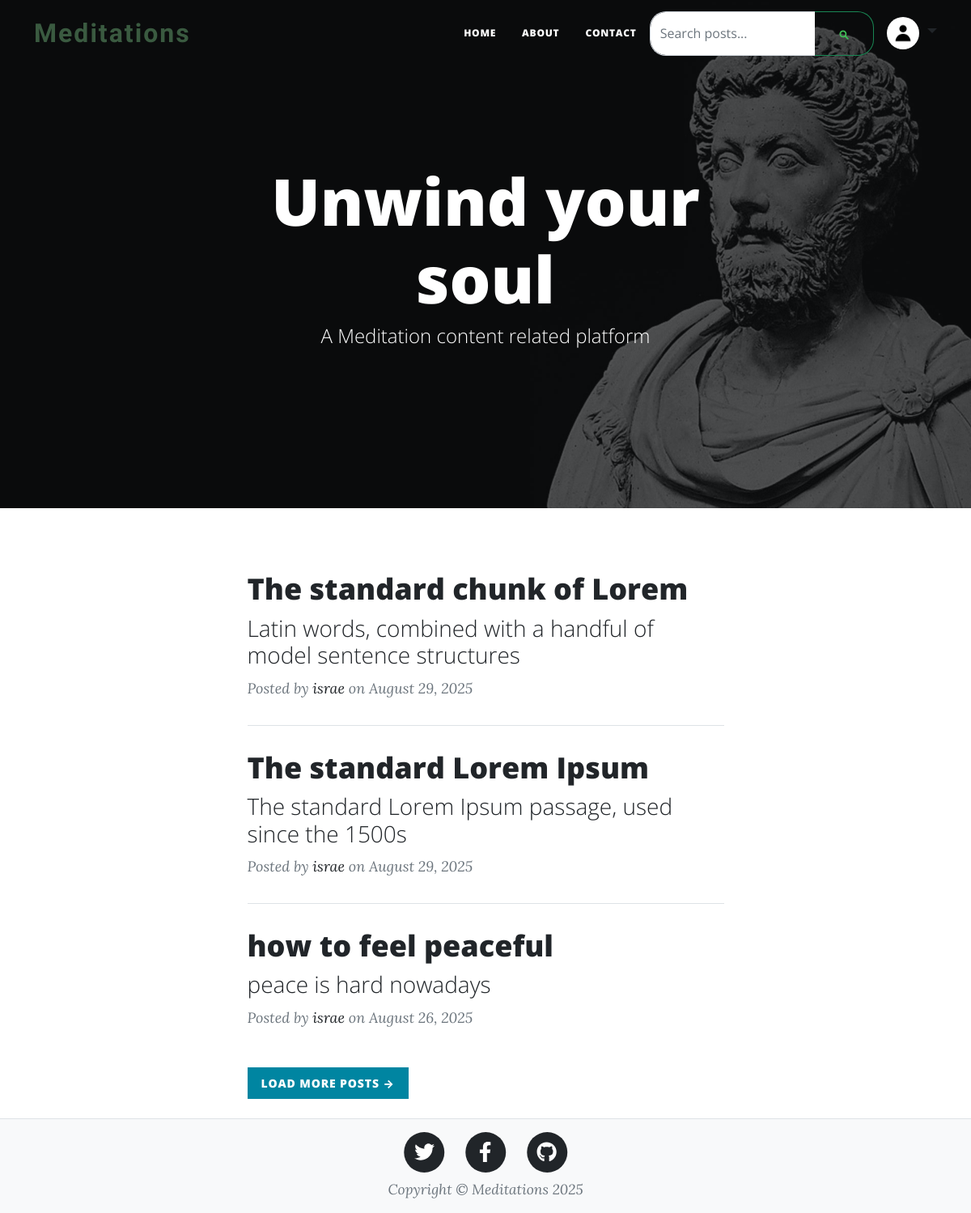
The app's page / (signed in) with its own data.
### server.py (models this page shows, shortened)
class User(UserMixin, db.Model):
    id: Mapped[int] = mapped_column(Integer, primary_key=True)
    email: Mapped[str] = mapped_column(String(100), unique=True)
    password: Mapped[str] = mapped_column(String(100))
    name: Mapped[str] = mapped_column(String(1000))
    role: Mapped[str] = mapped_column(String(20), default='regular', nullable=False)
    date_joined: Mapped[str] = mapped_column(String(100), default=None, nullable=True)
    profile_picture: Mapped[str] = mapped_column(String(100), default='default_profile.jpg', nullable=True)
    posts: Mapped[list['BlogPost']] = relationship(back_populates='author')
    comments: Mapped[list['Comment']] = relationship(back_populates='author')

class BlogPost(db.Model):
    id: Mapped[int] = mapped_column(Integer, primary_key=True)
    title: Mapped[str] = mapped_column(String(100), nullable=False)
    subtitle: Mapped[str] = mapped_column(String(100), nullable=False)
    body: Mapped[str] = mapped_column(String, nullable=False)
    author_id: Mapped[int] = mapped_column(ForeignKey("user.id"), nullable=True)  # Nullable for migration
    date: Mapped[str] = mapped_column(String(100), nullable=False)
    author: Mapped['User'] = relationship(back_populates='posts')
    comments: Mapped[list['Comment']] = relationship(back_populates='post', cascade='all, delete-orphan')
    def to_dict(self):
        result = {column.name: getattr(self, column.name) for column in self.__table__.columns}
        if hasattr(self, 'author') and self.author:
            result['author'] = self.author.name
        elif 'author' in result and isinstance(result['author'], str):
            pass
        else:
            result['author'] = 'Unknown'
        return result

### server.py (the view)
@app.route('/')
def home():
    is_first_time = session.pop('first_time_user', False)
    initial_posts = get_blog_posts()
    return render_template('index.html',
                         posts=initial_posts,
                         page_title="Unwind your soul",
                         page_subtitle="A Meditation content related platform",
                         page_background_type="image",
                         page_background_image=url_for('static', filename='background.jpg'),
                         year=get_current_year(),
                         is_first_time_user=is_first_time)

### server.py (called while the page is built)
@login_manager.user_loader
def load_user(user_id):
    return User.query.get(int(user_id))

def get_current_year():
    return date.today().year

@app.context_processor
def inject_current_year():
    return {'get_current_year': get_current_year}

def get_blog_posts():
    try:
        blog_posts = db.session.execute(db.select(BlogPost).order_by(BlogPost.date.desc()).limit(3)).scalars().all()
        return [post.to_dict() for post in blog_posts]
    except (requests.RequestException, requests.HTTPError, ValueError, FileNotFoundError):
        return []

### templates/index.html (shortened to what this page needs)
{% extends "base.html" %}
{% block content %}
<body data-initial-post-count="{% if posts %}{{ posts|length }}{% else %}0{% endif %}">
<div class="container px-4 px-lg-5">
    <div class="row gx-4 gx-lg-5 justify-content-center">
        <div class="col-md-10 col-lg-8 col-xl-7">
            <div id="posts-container">
                {% if posts %}
                {% for post in posts %}
                <div class="post-preview">
                    <a href="/post/{{ post.id }}">
                        <h2 class="post-title">{{ post.title }}</h2>
                        {% if post.subtitle %}
                        <h3 class="post-subtitle">{{ post.subtitle }}</h3>
                        {% endif %}
                    </a>
                    <p class="post-meta">
                        Posted by
                        <a href="#!">{{ post.author if post.author else "Meditations" }}</a>
                        on {{ post.date if post.date else "Unknown Date" }}
                    </p>
                </div>
                {% if not loop.last %}
                <hr class="my-4" />
                {% endif %}
                {% endfor %}
                {% else %}
                <h2>No posts found</h2>
                {% endif %}
            </div>
            <div class="d-flex justify-content-between mb-4 mt-5">
                <button id="load-more-btn" class="btn btn-sm btn-primary text-uppercase" style="padding: 8px 16px;">Load More Posts →</button>
            </div>
        </div>
    </div>
</div>
{% endblock %}

### templates/base.html (shortened to what this page needs)
<!DOCTYPE html>
<html lang="en">
    <head>
        <link rel="stylesheet" href="{{ url_for('static', filename='styles.css') }}">
    </head>
    <body class="d-flex flex-column min-vh-100">
        {% include 'header.html' %}
        <main class="flex-grow-1">
            {% block content %}{% endblock %}
        </main>
        {% include 'footer.html' %}
    </body>
</html>

### templates/header.html (shortened to what this page needs)
<!DOCTYPE html>
<html lang="en">
<head>
</head>
<body>
    <nav class="navbar navbar-expand-lg navbar-light" id="mainNav">
        <div class="container">
            <a class="navbar-brand medieval-brand" href="{{ url_for('home') }}">Meditations</a>
            <div class="collapse navbar-collapse" id="navbarResponsive">
                <ul class="navbar-nav ms-auto py-4 py-lg-0">
                    <li class="nav-item"><a class="nav-link px-lg-3 py-3 py-lg-4" href="{{ url_for('home') }}">Home</a></li>
                    <li class="nav-item"><a class="nav-link px-lg-3 py-3 py-lg-4" href="{{ url_for('about') }}">About</a></li>
                    <li class="nav-item"><a class="nav-link px-lg-3 py-3 py-lg-4" href="{{ url_for('contact') }}">Contact</a></li>
                </ul>
                <div class="position-relative me-3">
                    <form class="d-flex" onsubmit="return performSearch()">
                        <input id="searchInput" class="form-control" type="search" placeholder="Search posts..."
                               style="border-radius: 20px 0 0 20px; border-right: none; min-width: 180px;"
                               oninput="getSuggestions()" onblur="setTimeout(() => hideSuggestions(), 500)">
                        <button class="btn btn-outline-success" type="submit"
                                style="border-radius: 0 20px 20px 0; border-left: none;">
                        </button>
                    </form>
                </div>
                {% if current_user.is_authenticated %}
                <div class="d-flex align-items-center">
                    <div class="dropdown">
                        <a class="nav-link dropdown-toggle" href="#" role="button" id="profileDropdown" data-bs-toggle="dropdown" aria-expanded="false" style="border: none; padding: 0;">
                            <img src="{{ url_for('static', filename=current_user.profile_picture or 'default_profile.jpg') }}" alt="Profile" style="width: 40px; height: 40px; border-radius: 50%; object-fit: cover;">
                        </a>
                    </div>
                </div>
                {% endif %}
            </div>
        </div>
    </nav>
    {% if show_header is not defined or show_header %}
    {% set background_type = page_background_type or 'image' %}
    {% if background_type == 'black' %}
        <header class="masthead" style="background: linear-gradient(135deg, #1a1a1a 0%, #000000 50%, #000000 100%); min-height: 50vh;">
    {% elif background_type == 'image' or background_type == 'custom' %}
        <header class="masthead" style="background-image: url('{{ page_background_image }}'); min-height: 50vh;">
    {% else %}
        <header class="masthead" style="background: linear-gradient(135deg, #1a1a1a 0%, #000000 50%, #000000 100%); min-height: 50vh;">
    {% endif %}
        <div class="container position-relative px-4 px-lg-5">
            <div class="row gx-4 gx-lg-5 justify-content-center">
                <div class="col-md-10 col-lg-8 col-xl-7">
                    {% if page_meta %}
                    <div class="post-heading">
                        <h1>{{ page_title or 'Post Title' }}</h1>
                        <h2 class="subheading">{{ page_subtitle or 'Post Subtitle' }}</h2>
                        <span class="meta">{{ page_meta }}</span>
                    </div>
                    {% else %}
                    <div class="site-heading">
                        <h1>{{ page_title or 'Page Title' }}</h1>
                        <span class="subheading">{{ page_subtitle or 'Page Subtitle' }}</span>
                    </div>
                    {% endif %}
                </div>
            </div>
        </div>
    </header>
    {% endif %}
</body>
</html>

### templates/footer.html
<footer class="border-top bg-light mt-auto py-3">
    <div class="container px-4 px-lg-5">
        <div class="row gx-4 gx-lg-5 justify-content-center align-items-center">
            <div class="col-md-10 col-lg-8 col-xl-7">
                <ul class="list-inline text-center mb-2">
                    <li class="list-inline-item">
                        <a href="https://twitter.com" target="_blank" class="text-decoration-none">
                            <span class="fa-stack fa-lg">
                                <i class="fas fa-circle fa-stack-2x text-dark"></i>
                                <i class="fab fa-twitter fa-stack-1x fa-inverse"></i>
                            </span>
                        </a>
                    </li>
                    <li class="list-inline-item">
                        <a href="https://facebook.com" target="_blank" class="text-decoration-none">
                            <span class="fa-stack fa-lg">
                                <i class="fas fa-circle fa-stack-2x text-dark"></i>
                                <i class="fab fa-facebook-f fa-stack-1x fa-inverse"></i>
                            </span>
                        </a>
                    </li>
                    <li class="list-inline-item">
                        <a href="https://github.com" target="_blank" class="text-decoration-none">
                            <span class="fa-stack fa-lg">
                                <i class="fas fa-circle fa-stack-2x text-dark"></i>
                                <i class="fab fa-github fa-stack-1x fa-inverse"></i>
                            </span>
                        </a>
                    </li>
                </ul>
                <div class="small text-center text-muted fst-italic">
                    Copyright &copy; Meditations {{ get_current_year() }}
                </div>
            </div>
        </div>
    </div>
</footer>

### records on screen
User: profile_picture (placeholder picture)
BlogPost: title "The standard chunk of Lorem", subtitle "Latin words, combined with a handful of model sentence structures", date "August 29, 2025"
User: name "israe" "israe" "israe"
BlogPost: title "The standard Lorem Ipsum", subtitle "The standard Lorem Ipsum passage, used since the 1500s", date "August 29, 2025"
BlogPost: title "how to feel peaceful", subtitle "peace is hard nowadays", date "August 26, 2025"

### other values on screen
{{ page_title or 'Page Title' }} "Unwind your soul"
{{ page_subtitle or 'Page Subtitle' }} "A Meditation content related platform"
{{ get_current_year() }} "2025"
